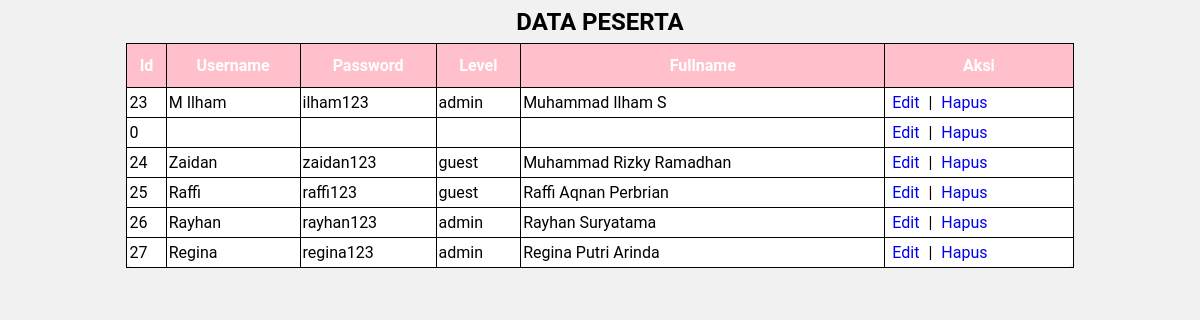
The page / on the database its author committed.
### tables this page shows
CREATE TABLE `user` (
  `id` int(30) NOT NULL,
  `username` varchar(20) NOT NULL,
  `password` varchar(20) NOT NULL,
  `level` varchar(15) NOT NULL,
  `fullname` varchar(45) NOT NULL
);

### index.php (the view, shortened to what this page needs)
<html>
<head>
  <link rel="stylesheet" href="style.css">
</head>
<body>
  <div class="container">
  	<h2><center>DATA PESERTA</center></h2>
  	<table class="tabel" align="center">
  <tr>
  	<th>Id</th>
  	<th>Username</th>
  	<th>Password</th>
  	<th>Level</th>
  	<th>Fullname</th>
    <th>Aksi</th>
  </tr></div>
  <?php
  include('koneksi.php');
  $sql_tampil ="SELECT * FROM user";
  $peserta=mysqli_query($conn,$sql_tampil);
  while($baris_data=mysqli_fetch_array($peserta,MYSQLI_ASSOC)){
    ?>
  	<tr>
      <td><?php echo $baris_data['id']; ?></td>
      <td><?php echo $baris_data['username']; ?></td>
      <td><?php echo $baris_data['password']; ?></td>
      <td><?php echo $baris_data['level']; ?></td>
      <td><?php echo $baris_data['fullname']; ?></td>
      <td>
			<a class="edit" href="edit.php?id=<?php echo $baris_data['id']; ?>">Edit</a> |
			<a class="hapus" href="delete.php?id=<?php echo $baris_data['id']; ?>">Hapus</a>
		  </td>
  	</tr>
<?php } ?>
</body>
</html>

### style.css (style rules this page uses)
body { background-color: #f1f1f1; font-family: 'roboto'; }
.judul h1,h2,h3 { height: 15px; }
a { padding: 5px; text-decoration: none; }
table { background-color: white; border-radius: 10px; border-collapse: collapse; width: 80%; }
tr { margin-left: 14%; }
table th { border: 1px solid #000; padding: 2px; padding-top: 12px; padding-bottom: 12px; text-align: left; background-color: pink; color: white; text-align: center; }
table td { border: 1px solid #000; padding: 2px; padding-top: 5px; padding-bottom: 5px; text-align: left; color: black; }

### rows shown on the page
user: id "23", username "M Ilham", password "ilham123", level "admin", fullname "Muhammad Ilham S"
user: id "0"
user: id "24", username "Zaidan", password "zaidan123", level "guest", fullname "Muhammad Rizky Ramadhan"
user: id "25", username "Raffi", password "raffi123", level "guest", fullname "Raffi Aqnan Perbrian"
user: id "26", username "Rayhan", password "rayhan123", level "admin", fullname "Rayhan Suryatama"
user: id "27", username "Regina", password "regina123", level "admin", fullname "Regina Putri Arinda"
